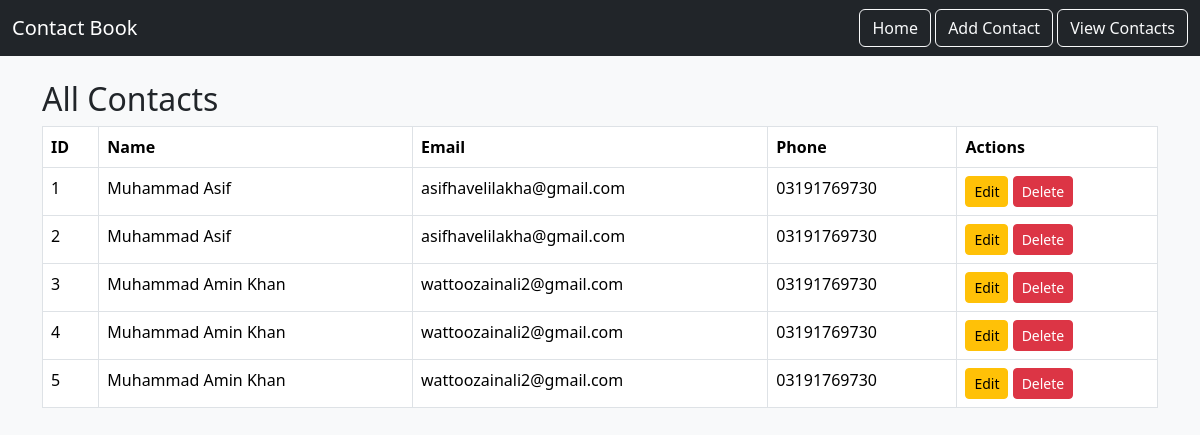
The app's page /view, older data.
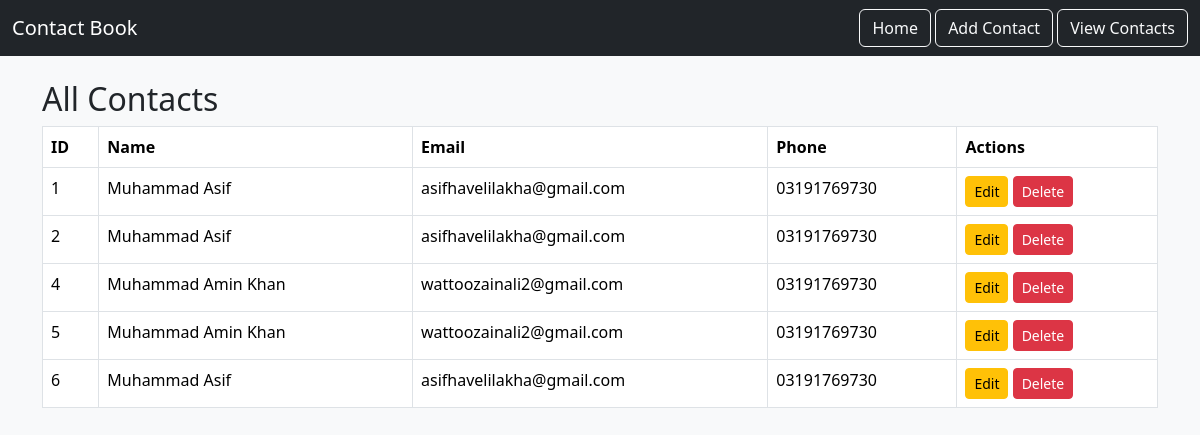
The same page, newer data.
### tables this page shows
CREATE TABLE contacts (
            id INTEGER PRIMARY KEY AUTOINCREMENT,
            name TEXT NOT NULL,
            email TEXT,
            phone TEXT
        );

### app.py (the view)
@app.route("/view")
def view_contacts():
    db = get_db()
    cursor = db.cursor()
    cursor.execute("SELECT * FROM contacts")
    contacts = cursor.fetchall()
    return render_template("view.html", contacts=contacts)

### app.py (called while the page is built)
def get_db():
    db = getattr(g, "_database", None)
    if db is None:
        db = g._database = sqlite3.connect(DATABASE)
    return db

@app.teardown_appcontext
def close_connection(exception):
    db = getattr(g, "_database", None)
    if db is not None:
        db.close()

### templates/view.html
{% extends "base.html" %}
{% block content %}
<h2>All Contacts</h2>
<table class="table table-bordered">
    <thead>
        <tr>
            <th>ID</th>
            <th>Name</th>
            <th>Email</th>
            <th>Phone</th>
            <th>Actions</th>
        </tr>
    </thead>
    <tbody>
        {% for contact in contacts %}
        <tr>
            <td>{{ contact[0] }}</td>
            <td>{{ contact[1] }}</td>
            <td>{{ contact[2] }}</td>
            <td>{{ contact[3] }}</td>
            <td>
                <a href="{{ url_for('edit_contact', id=contact[0]) }}" class="btn btn-warning btn-sm">Edit</a>
                <a href="{{ url_for('delete_contact', id=contact[0]) }}" class="btn btn-danger btn-sm">Delete</a>
            </td>
        </tr>
        {% endfor %}
    </tbody>
</table>
{% endblock %}

Row changes from the older to the newer data that the page shows:
removed contacts: id "3", name "Muhammad Amin Khan", email "wattoozainali2@gmail.com", phone "03191769730"
added contacts: id "6", name "Muhammad Asif", email "asifhavelilakha@gmail.com", phone "03191769730"
